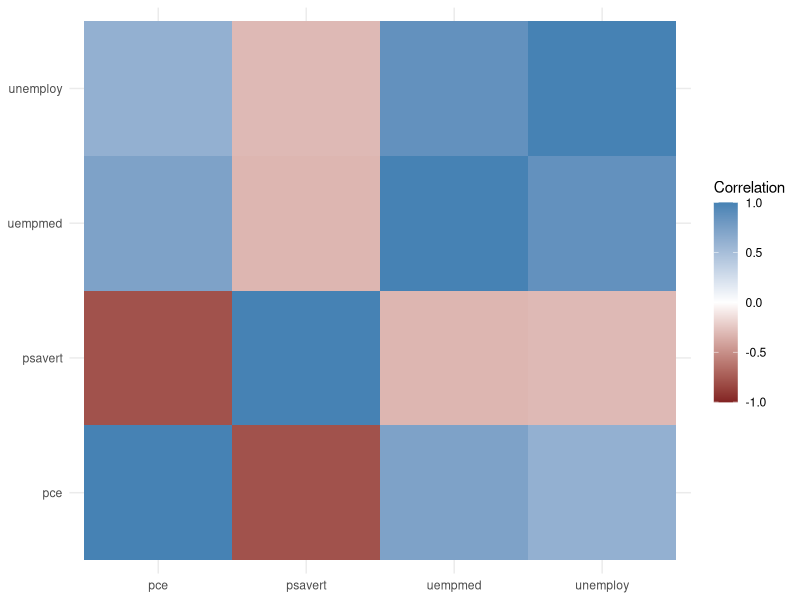

Write the R code that produced this figure.
library(ggplot2)
library(reshape2)
library(scales)
data(economics)

head(economics)
#pce is the personal consumption expenditures
#psavert is the personal savings rate

# correlation between spending and saving
cor(economics$pce, economics$psavert)

#economics[,c(2, 4:6)]

#build the correlation matrix
econCor = cor(economics[,c(2, 4:6)])
econCor

#melt it into the long format
econMelt = melt(econCor, varnames = c("x", "y"), value.name= "Correlation")
econMelt

#order it according to the correlation
econMelt = econMelt[order(econMelt$Correlation),]

econMelt

## plot it with ggplot2
# init the plot with x and y on the x and y axes
base = ggplot(econMelt, aes(x=x, y=y))
# draw tiles filling the color based on Correlation
base = base + geom_tile(aes(fill=Correlation))

# make the fill(color) scale a three color gradient with muted
# red for the low point, white for the middle and stell blue
# for the high point
# the guide should be a colorbar with no ticks, whose height is
# 10 lines
# limits indicates the scale should be filled from -1 to 1
base = base + scale_fill_gradient2(low=muted("red"), mid="white", high="steelblue", guide = guide_colorbar(ticks=FALSE, barheight = 10), limits=c(-1,1))
# use the minimal theme so there are no extras in the plot
base = base + theme_minimal()
# make the x and y labels blank
base = base + labs(x=NULL, y=NULL)

base
